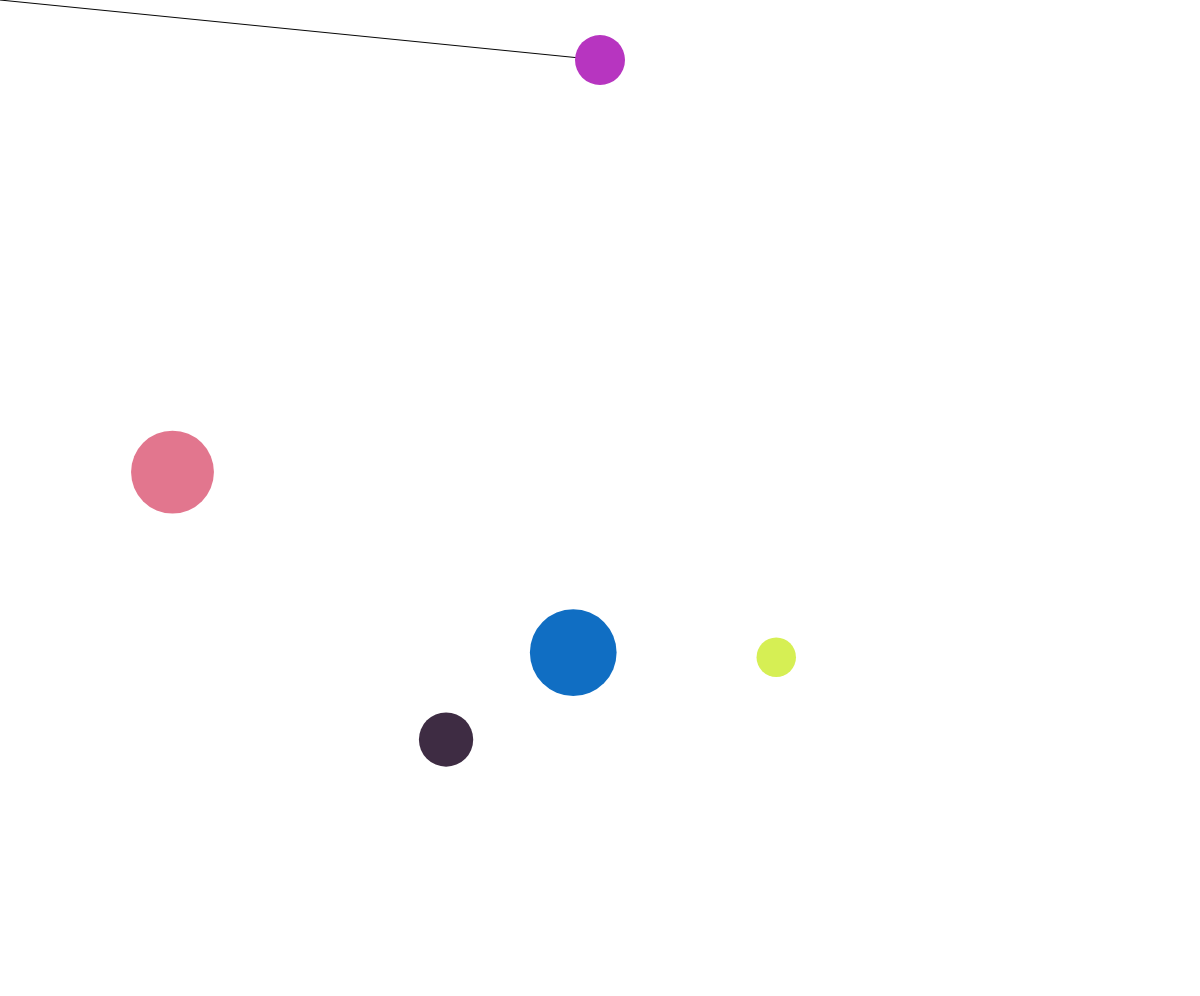
Frame 1 (no input)
Frame 60 (no input): identical to frame 1, image omitted
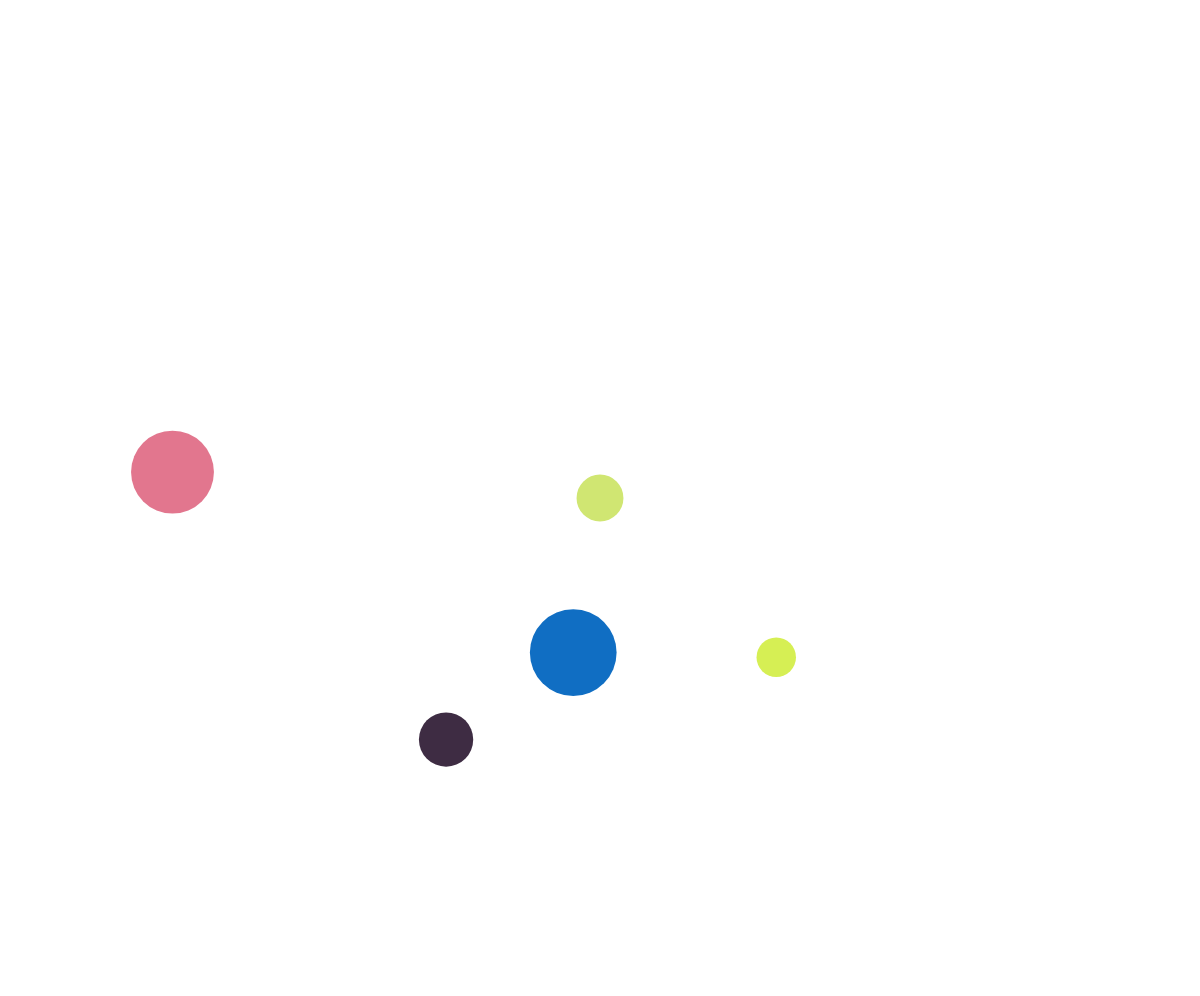
Frame 120 (the mouse pressed at the canvas centre since frame 60)

The p5.js sketch that drew these frames (run headless with seeded random() and noise() and a simulated clock; from frame 60 on, the mouse is pressed at the canvas centre):

// p5.js sketch
// ── sketch.js
//                  Bouncing Marbles(experiment for Pong-Game)
//                                                            by Max O'Dell


let marbleX;
let marbleY;
let marbleD;
let marbleC;
let lineStat;
let stepX;
let stepY;
let speed;
let x1;
let y1;
let d1;
let r1;
let g1;
let b1;
let x2;
let y2;
let d2;
let r2;
let g2;
let b2;
let x3;
let y3;
let d3;
let r3;
let g3;
let b3;
let x4;
let y4;
let d4;
let r4;
let g4;
let b4;
let d5;
let r5;
let g5;
let b5;

function setup() {
  createCanvas(windowWidth, windowHeight - 4);


  marbleX = width / 2;
  marbleY = 60;
  marbleD = 50;
  marbleC = color(random(0,256),random(0,256),random(0,256));
  lineStat = 1;
  stepX = 0;
  stepY = 0;
  speed = 7;
//declaration of the different parameters for bounce
  x1 = random(100, width - 100);
  y1 = random(100, height - 100);
  d1 = random(35, 100);
  r1 = random(0, 256);
  g1 = random(0, 256);
  b1 = random(0, 256);

  x2 = random(100, width - 100);
  y2 = random(100, height - 100);
  d2 = random(35, 100);
  r2 = random(0, 256);
  g2 = random(0, 256);
  b2 = random(0, 256);

  x3 = random(100, width - 100);
  y3 = random(100, height - 100);
  d3 = random(35, 100);
  r3 = random(0, 256);
  g3 = random(0, 256);
  b3 = random(0, 256);

  x4 = random(100, width - 100);
  y4 = random(100, height - 100);
  d4 = random(35, 100);
  r4 = random(0, 256);
  g4 = random(0, 256);
  b4 = random(0, 256);

  d5 = random(35, 100);
  r5 = random(0, 256);
  g5 = random(0, 256);
  b5 = random(0, 256);
}


function draw() {
  frameRate(60);
  background(255);


  //aim
  if (lineStat == 1) {
    fill(0);
    stroke(5);
    line(marbleX, marbleY, mouseX, mouseY);
  }
  //(shoot)marble
  if (lineStat == 1 && mouseIsPressed) {
    let d = dist(marbleX, marbleY, mouseX, mouseY);
    stepX = ((mouseX - marbleX) / d) * speed;
    stepY = ((mouseY - marbleY) / d) * speed;
    lineStat = 0;
  }

  marbleX = round(stepX + marbleX);
  marbleY = round(stepY + marbleY);
  noStroke();
  fill(marbleC);
  ellipse(marbleX, marbleY, marbleD);


  //frame
  //top bounce
  if (marbleY - marbleD / 2 < 0) {
    stepY = stepY * (-1);
  }
  //bottom bounce
  if (marbleY + marbleD / 2 > height) {
    stepY = stepY * (-1);
  }
  //right bounce
  if (marbleX + marbleD / 2 > width) {
    stepX = stepX * (-1);
  }
  bounce(x1, y1, d1, r1, g1, b1);
  bounce(x2, y2, d2, r2, g2, b2);
  bounce(x3, y3, d3, r3, g3, b3);
  bounce(x4, y4, d4, r4, g4, b4);
  if (lineStat == 0) {
    bounce(mouseX, mouseY, d5, r5, g5, b5);
  }
}

//bouncers
function bounce(x, y, d, r, g, b) {

  let msX = marbleX + stepX;
  let msY = marbleY + stepY;
  let distance = dist(x, y, msX, msY)
  if (distance <= d / 2 + marbleD / 2) {
    let stepXtemporary = stepY * (msX - x);
    let stepYtemporary = stepX * (y - msY);
    let lengh = dist(0, 0, stepXtemporary, stepYtemporary);
    stepX = (stepXtemporary / lengh) * speed;//"Einheitsvektor*speed"
    stepY = (stepYtemporary / lengh) * speed;

    d = d / 2


  }
  fill(r, g, b);
  noStroke();
  ellipse(x, y, d);




}
